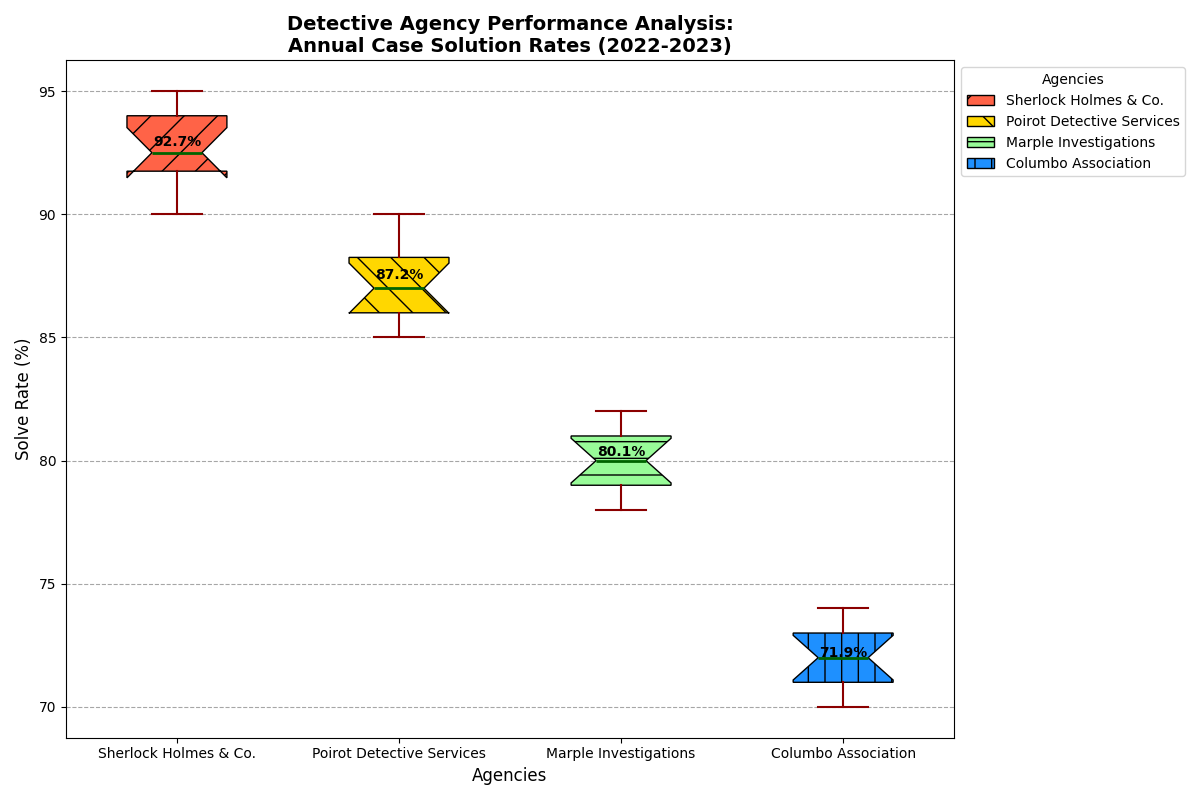

Write the Python code that produced this figure.
import matplotlib.pyplot as plt
import numpy as np
import matplotlib.patches as mpatches

# Data for the historical performance of detective agencies in solving cases
agencies = ['Sherlock Holmes & Co.', 'Poirot Detective Services', 'Marple Investigations', 'Columbo Association']

# Manually crafted solve rate data (in percentages)
sherlock_data = [92, 95, 93, 90, 94, 91, 92, 92, 93, 95, 94, 91]
poirot_data = [88, 87, 89, 85, 86, 88, 90, 87, 89, 86, 85, 87]
marple_data = [78, 80, 82, 79, 81, 80, 79, 78, 80, 81, 82, 81]
columbo_data = [70, 72, 71, 74, 73, 72, 71, 73, 74, 70, 71, 72]

# Organize data for the box plot
solve_rates = [sherlock_data, poirot_data, marple_data, columbo_data]

# Create figure and axis
fig, ax = plt.subplots(figsize=(12, 8))

# Create a vertical box plot
box = ax.boxplot(solve_rates, vert=True, patch_artist=True, labels=agencies, notch=True, showfliers=True, whis=1.5)

# Define colors and patterns
colors = ['#FF6347', '#FFD700', '#98FB98', '#1E90FF']
patterns = ['/', '\\', '-', '|']

# Customize box plot colors
for patch, color, pattern in zip(box['boxes'], colors, patterns):
    patch.set_facecolor(color)
    patch.set_hatch(pattern)

# Whisker, cap, median settings
for element in ['whiskers', 'caps']:
    plt.setp(box[element], color='darkred', linewidth=1.5)
plt.setp(box['medians'], color='darkgreen', linewidth=2)

# Add data labels for mean
means = [np.mean(solve_rate) for solve_rate in solve_rates]
for i, mean in enumerate(means):
    ax.text(i + 1, mean, f'{mean:.1f}%', ha='center', va='bottom', fontsize=10, fontweight='bold', color='black')

# Add grid and enhance readability
ax.yaxis.grid(True, linestyle='--', which='major', color='grey', alpha=0.7)
ax.set_axisbelow(True)

# Title and labels with improved readability
plt.title('Detective Agency Performance Analysis:\nAnnual Case Solution Rates (2022-2023)', fontsize=14, fontweight='bold')
plt.ylabel('Solve Rate (%)', fontsize=12)
plt.xlabel('Agencies', fontsize=12)

# Add legend for box colors
legend_handles = [mpatches.Patch(facecolor=color, edgecolor='black', label=agency, hatch=pattern) for color, agency, pattern in zip(colors, agencies, patterns)]
plt.legend(handles=legend_handles, title="Agencies", loc='upper left', bbox_to_anchor=(1, 1))

# Automatically adjust layout to prevent overlap
plt.tight_layout()

# Display the chart
plt.show()
